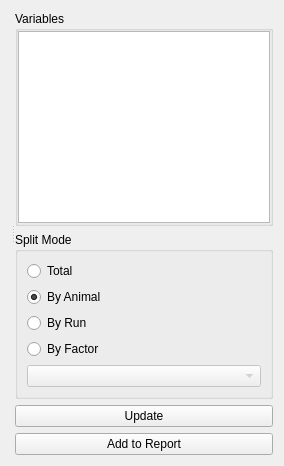
<?xml version="1.0" encoding="UTF-8"?>
<ui version="4.0">
 <author>Anton Rau</author>
 <class>PcaWidget</class>
 <widget class="QWidget" name="PcaWidget">
  <layout class="QVBoxLayout" name="verticalLayout">
   <item>
    <widget class="QSplitter" name="splitter">
     <property name="orientation">
      <enum>Qt::Orientation::Horizontal</enum>
     </property>
     <widget class="MplCanvas" name="canvas" native="true">
      <property name="sizePolicy">
       <sizepolicy hsizetype="Expanding" vsizetype="Expanding">
        <horstretch>1</horstretch>
        <verstretch>0</verstretch>
       </sizepolicy>
      </property>
     </widget>
     <widget class="QWidget" name="widgetSettings" native="true">
      <layout class="QVBoxLayout" name="verticalLayout_2">
       <item>
        <widget class="QGroupBox" name="groupBoxVariables">
         <property name="title">
          <string>Variables</string>
         </property>
         <layout class="QVBoxLayout" name="verticalLayout_4">
          <property name="spacing">
           <number>0</number>
          </property>
          <property name="leftMargin">
           <number>0</number>
          </property>
          <property name="topMargin">
           <number>0</number>
          </property>
          <property name="rightMargin">
           <number>0</number>
          </property>
          <property name="bottomMargin">
           <number>0</number>
          </property>
          <item>
           <widget class="VariablesTableWidget" name="tableWidgetVariables"/>
          </item>
         </layout>
        </widget>
       </item>
       <item>
        <widget class="QGroupBox" name="groupBoxSplitMode">
         <property name="title">
          <string>Split Mode</string>
         </property>
         <layout class="QVBoxLayout" name="verticalLayout_7">
          <item>
           <widget class="QRadioButton" name="radioButtonSplitTotal">
            <property name="text">
             <string>Total</string>
            </property>
           </widget>
          </item>
          <item>
           <widget class="QRadioButton" name="radioButtonSplitByAnimal">
            <property name="text">
             <string>By Animal</string>
            </property>
            <property name="checked">
             <bool>true</bool>
            </property>
           </widget>
          </item>
          <item>
           <widget class="QRadioButton" name="radioButtonSplitByRun">
            <property name="text">
             <string>By Run</string>
            </property>
           </widget>
          </item>
          <item>
           <widget class="QRadioButton" name="radioButtonSplitByFactor">
            <property name="text">
             <string>By Factor</string>
            </property>
           </widget>
          </item>
          <item>
           <widget class="FactorSelector" name="factorSelector">
            <property name="enabled">
             <bool>false</bool>
            </property>
           </widget>
          </item>
         </layout>
        </widget>
       </item>
       <item>
        <widget class="QPushButton" name="pushButtonUpdate">
         <property name="text">
          <string>Update</string>
         </property>
        </widget>
       </item>
       <item>
        <widget class="QPushButton" name="pushButtonAddReport">
         <property name="text">
          <string>Add to Report</string>
         </property>
        </widget>
       </item>
      </layout>
     </widget>
    </widget>
   </item>
  </layout>
 </widget>
 <customwidgets>
  <customwidget>
   <class>FactorSelector</class>
   <extends>QComboBox</extends>
   <header>tse_analytics.views.misc.factor_selector</header>
  </customwidget>
  <customwidget>
   <class>VariablesTableWidget</class>
   <extends>QTableWidget</extends>
   <header>tse_analytics.views.misc.variables_table_widget</header>
  </customwidget>
  <customwidget>
   <class>MplCanvas</class>
   <extends>QWidget</extends>
   <header>tse_analytics.views.misc.MplCanvas</header>
   <container>1</container>
  </customwidget>
 </customwidgets>
 <resources>
  <include location="../../../../resources/resources.qrc"/>
 </resources>
 <connections/>
</ui>
